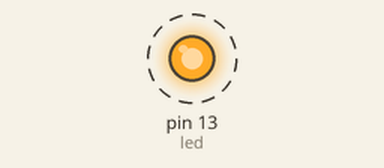
This sketch was run on a simulated Arduino Uno, built with avr-gcc and run on an emulated ATmega328P. Shown: output pins drawn as LEDs (lit = HIGH). Dashed ring = blinking. What the sketch prints to the serial monitor is not drawn.

Above: at 0.5 s.
Timing chart, 0 to 4.6 s (numbered marks = the images above):
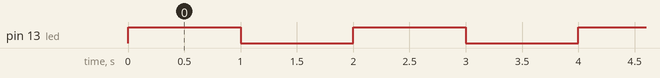

Measured:
- by itself, pin 13 (led): alternates HIGH for 1.0 s and LOW for 1.0 s

The sketch:

powertest.ino
```cpp
int led = 13;
void setup() {

  pinMode(led, OUTPUT);
  Serial.begin(9600);

}

void loop() {
  // put your main code here, to run repeatedly:
  digitalWrite(led, HIGH);
  delay(1000);
  Serial.println("blink...");
  digitalWrite(led, LOW);
  delay(1000);
}
```
